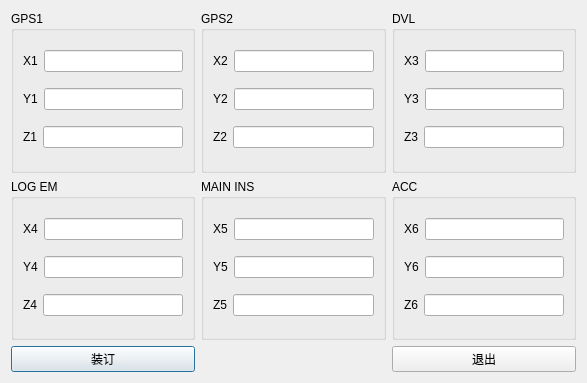
<?xml version="1.0" encoding="UTF-8"?>
<ui version="4.0">
 <class>LeverArmDialog</class>
 <widget class="QDialog" name="LeverArmDialog">
  <property name="geometry">
   <rect>
    <x>0</x>
    <y>0</y>
    <width>587</width>
    <height>383</height>
   </rect>
  </property>
  <property name="windowTitle">
   <string>杆臂</string>
  </property>
  <property name="modal">
   <bool>true</bool>
  </property>
  <layout class="QGridLayout" name="gridLayout_7">
   <item row="0" column="0">
    <widget class="QGroupBox" name="groupBox">
     <property name="title">
      <string>GPS1</string>
     </property>
     <layout class="QGridLayout" name="gridLayout">
      <item row="0" column="0">
       <layout class="QHBoxLayout" name="horizontalLayout">
        <item>
         <widget class="QLabel" name="label">
          <property name="text">
           <string>X1</string>
          </property>
         </widget>
        </item>
        <item>
         <widget class="QLineEdit" name="lineEdit">
          <property name="toolTip">
           <string>-327.68~327.67m</string>
          </property>
         </widget>
        </item>
       </layout>
      </item>
      <item row="1" column="0">
       <layout class="QHBoxLayout" name="horizontalLayout_2">
        <item>
         <widget class="QLabel" name="label_2">
          <property name="text">
           <string>Y1</string>
          </property>
         </widget>
        </item>
        <item>
         <widget class="QLineEdit" name="lineEdit_2">
          <property name="toolTip">
           <string>-327.68~327.67m</string>
          </property>
         </widget>
        </item>
       </layout>
      </item>
      <item row="2" column="0">
       <layout class="QHBoxLayout" name="horizontalLayout_3">
        <item>
         <widget class="QLabel" name="label_3">
          <property name="text">
           <string>Z1</string>
          </property>
         </widget>
        </item>
        <item>
         <widget class="QLineEdit" name="lineEdit_3">
          <property name="toolTip">
           <string>-327.68~327.67m</string>
          </property>
         </widget>
        </item>
       </layout>
      </item>
     </layout>
    </widget>
   </item>
   <item row="0" column="1">
    <widget class="QGroupBox" name="groupBox_2">
     <property name="title">
      <string>GPS2</string>
     </property>
     <layout class="QGridLayout" name="gridLayout_2">
      <item row="0" column="0">
       <layout class="QHBoxLayout" name="horizontalLayout_4">
        <item>
         <widget class="QLabel" name="label_4">
          <property name="text">
           <string>X2</string>
          </property>
         </widget>
        </item>
        <item>
         <widget class="QLineEdit" name="lineEdit_4">
          <property name="toolTip">
           <string>-327.68~327.67m</string>
          </property>
         </widget>
        </item>
       </layout>
      </item>
      <item row="1" column="0">
       <layout class="QHBoxLayout" name="horizontalLayout_5">
        <item>
         <widget class="QLabel" name="label_5">
          <property name="text">
           <string>Y2</string>
          </property>
         </widget>
        </item>
        <item>
         <widget class="QLineEdit" name="lineEdit_5">
          <property name="toolTip">
           <string>-327.68~327.67m</string>
          </property>
         </widget>
        </item>
       </layout>
      </item>
      <item row="2" column="0">
       <layout class="QHBoxLayout" name="horizontalLayout_6">
        <item>
         <widget class="QLabel" name="label_6">
          <property name="text">
           <string>Z2</string>
          </property>
         </widget>
        </item>
        <item>
         <widget class="QLineEdit" name="lineEdit_6">
          <property name="toolTip">
           <string>-327.68~327.67m</string>
          </property>
         </widget>
        </item>
       </layout>
      </item>
     </layout>
    </widget>
   </item>
   <item row="0" column="2">
    <widget class="QGroupBox" name="groupBox_3">
     <property name="title">
      <string>DVL</string>
     </property>
     <layout class="QGridLayout" name="gridLayout_3">
      <item row="0" column="0">
       <layout class="QHBoxLayout" name="horizontalLayout_7">
        <item>
         <widget class="QLabel" name="label_7">
          <property name="text">
           <string>X3</string>
          </property>
         </widget>
        </item>
        <item>
         <widget class="QLineEdit" name="lineEdit_7">
          <property name="toolTip">
           <string>-327.68~327.67m</string>
          </property>
         </widget>
        </item>
       </layout>
      </item>
      <item row="1" column="0">
       <layout class="QHBoxLayout" name="horizontalLayout_8">
        <item>
         <widget class="QLabel" name="label_8">
          <property name="text">
           <string>Y3</string>
          </property>
         </widget>
        </item>
        <item>
         <widget class="QLineEdit" name="lineEdit_8">
          <property name="toolTip">
           <string>-327.68~327.67m</string>
          </property>
         </widget>
        </item>
       </layout>
      </item>
      <item row="2" column="0">
       <layout class="QHBoxLayout" name="horizontalLayout_9">
        <item>
         <widget class="QLabel" name="label_9">
          <property name="text">
           <string>Z3</string>
          </property>
         </widget>
        </item>
        <item>
         <widget class="QLineEdit" name="lineEdit_9">
          <property name="toolTip">
           <string>-327.68~327.67m</string>
          </property>
         </widget>
        </item>
       </layout>
      </item>
     </layout>
    </widget>
   </item>
   <item row="1" column="0">
    <widget class="QGroupBox" name="groupBox_6">
     <property name="title">
      <string>LOG EM</string>
     </property>
     <layout class="QGridLayout" name="gridLayout_6">
      <item row="0" column="0">
       <layout class="QHBoxLayout" name="horizontalLayout_10">
        <item>
         <widget class="QLabel" name="label_16">
          <property name="text">
           <string>X4</string>
          </property>
         </widget>
        </item>
        <item>
         <widget class="QLineEdit" name="lineEdit_16">
          <property name="toolTip">
           <string>-327.68~327.67m</string>
          </property>
         </widget>
        </item>
       </layout>
      </item>
      <item row="1" column="0">
       <layout class="QHBoxLayout" name="horizontalLayout_11">
        <item>
         <widget class="QLabel" name="label_17">
          <property name="text">
           <string>Y4</string>
          </property>
         </widget>
        </item>
        <item>
         <widget class="QLineEdit" name="lineEdit_17">
          <property name="toolTip">
           <string>-327.68~327.67m</string>
          </property>
         </widget>
        </item>
       </layout>
      </item>
      <item row="2" column="0">
       <layout class="QHBoxLayout" name="horizontalLayout_12">
        <item>
         <widget class="QLabel" name="label_18">
          <property name="text">
           <string>Z4</string>
          </property>
         </widget>
        </item>
        <item>
         <widget class="QLineEdit" name="lineEdit_18">
          <property name="toolTip">
           <string>-327.68~327.67m</string>
          </property>
         </widget>
        </item>
       </layout>
      </item>
     </layout>
    </widget>
   </item>
   <item row="1" column="1">
    <widget class="QGroupBox" name="groupBox_5">
     <property name="title">
      <string>MAIN INS</string>
     </property>
     <layout class="QGridLayout" name="gridLayout_5">
      <item row="0" column="0">
       <layout class="QHBoxLayout" name="horizontalLayout_13">
        <item>
         <widget class="QLabel" name="label_13">
          <property name="text">
           <string>X5</string>
          </property>
         </widget>
        </item>
        <item>
         <widget class="QLineEdit" name="lineEdit_13">
          <property name="toolTip">
           <string>-327.68~327.67m</string>
          </property>
         </widget>
        </item>
       </layout>
      </item>
      <item row="1" column="0">
       <layout class="QHBoxLayout" name="horizontalLayout_14">
        <item>
         <widget class="QLabel" name="label_14">
          <property name="text">
           <string>Y5</string>
          </property>
         </widget>
        </item>
        <item>
         <widget class="QLineEdit" name="lineEdit_14">
          <property name="toolTip">
           <string>-327.68~327.67m</string>
          </property>
         </widget>
        </item>
       </layout>
      </item>
      <item row="2" column="0">
       <layout class="QHBoxLayout" name="horizontalLayout_15">
        <item>
         <widget class="QLabel" name="label_15">
          <property name="text">
           <string>Z5</string>
          </property>
         </widget>
        </item>
        <item>
         <widget class="QLineEdit" name="lineEdit_15">
          <property name="toolTip">
           <string>-327.68~327.67m</string>
          </property>
         </widget>
        </item>
       </layout>
      </item>
     </layout>
    </widget>
   </item>
   <item row="1" column="2">
    <widget class="QGroupBox" name="groupBox_4">
     <property name="title">
      <string>ACC</string>
     </property>
     <layout class="QGridLayout" name="gridLayout_4">
      <item row="0" column="0">
       <layout class="QHBoxLayout" name="horizontalLayout_16">
        <item>
         <widget class="QLabel" name="label_10">
          <property name="text">
           <string>X6</string>
          </property>
         </widget>
        </item>
        <item>
         <widget class="QLineEdit" name="lineEdit_10">
          <property name="toolTip">
           <string>-327.68~327.67m</string>
          </property>
         </widget>
        </item>
       </layout>
      </item>
      <item row="1" column="0">
       <layout class="QHBoxLayout" name="horizontalLayout_17">
        <item>
         <widget class="QLabel" name="label_11">
          <property name="text">
           <string>Y6</string>
          </property>
         </widget>
        </item>
        <item>
         <widget class="QLineEdit" name="lineEdit_11">
          <property name="toolTip">
           <string>-327.68~327.67m</string>
          </property>
         </widget>
        </item>
       </layout>
      </item>
      <item row="2" column="0">
       <layout class="QHBoxLayout" name="horizontalLayout_18">
        <item>
         <widget class="QLabel" name="label_12">
          <property name="text">
           <string>Z6</string>
          </property>
         </widget>
        </item>
        <item>
         <widget class="QLineEdit" name="lineEdit_12">
          <property name="toolTip">
           <string>-327.68~327.67m</string>
          </property>
         </widget>
        </item>
       </layout>
      </item>
     </layout>
    </widget>
   </item>
   <item row="2" column="0">
    <widget class="QPushButton" name="pushButton">
     <property name="text">
      <string>装订</string>
     </property>
    </widget>
   </item>
   <item row="2" column="2">
    <widget class="QPushButton" name="pushButton_2">
     <property name="text">
      <string>退出</string>
     </property>
    </widget>
   </item>
  </layout>
 </widget>
 <resources/>
 <connections/>
</ui>
